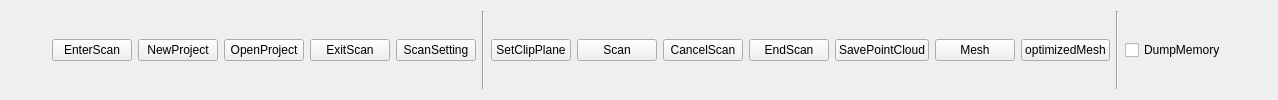
         <widget class="QWidget" name="pageScan">
          <layout class="QHBoxLayout" name="horizontalLayout_11">
           <item>
            <spacer name="horizontalSpacer_16">
             <property name="orientation">
              <enum>Qt::Horizontal</enum>
             </property>
             <property name="sizeHint" stdset="0">
              <size>
               <width>41</width>
               <height>20</height>
              </size>
             </property>
            </spacer>
           </item>
           <item>
            <widget class="QPushButton" name="btnEnterScan">
             <property name="text">
              <string>EnterScan</string>
             </property>
            </widget>
           </item>
           <item>
            <widget class="QPushButton" name="btnNewProject">
             <property name="text">
              <string>NewProject</string>
             </property>
            </widget>
           </item>
           <item>
            <widget class="QPushButton" name="btnOpenProject">
             <property name="text">
              <string>OpenProject</string>
             </property>
            </widget>
           </item>
           <item>
            <widget class="QPushButton" name="pushButton_8">
             <property name="text">
              <string>ExitScan</string>
             </property>
            </widget>
           </item>
           <item>
            <widget class="QPushButton" name="pushButton_9">
             <property name="text">
              <string>ScanSetting</string>
             </property>
            </widget>
           </item>
           <item>
            <widget class="Line" name="line">
             <property name="orientation">
              <enum>Qt::Vertical</enum>
             </property>
            </widget>
           </item>
           <item>
            <widget class="QPushButton" name="pushButton_10">
             <property name="text">
              <string>SetClipPlane</string>
             </property>
            </widget>
           </item>
           <item>
            <widget class="QPushButton" name="btnScan">
             <property name="text">
              <string>Scan</string>
             </property>
            </widget>
           </item>
           <item>
            <widget class="QPushButton" name="btnCancelScan">
             <property name="text">
              <string>CancelScan</string>
             </property>
            </widget>
           </item>
           <item>
            <widget class="QPushButton" name="btnEndScan">
             <property name="text">
              <string>EndScan</string>
             </property>
            </widget>
           </item>
           <item>
            <widget class="QPushButton" name="btnSavePointCloud">
             <property name="text">
              <string>SavePointCloud</string>
             </property>
            </widget>
           </item>
           <item>
            <widget class="QPushButton" name="btnMesh">
             <property name="text">
              <string>Mesh</string>
             </property>
            </widget>
           </item>
           <item>
            <widget class="QPushButton" name="btnOptimizedMesh">
             <property name="text">
              <string>optimizedMesh</string>
             </property>
            </widget>
           </item>
           <item>
            <widget class="Line" name="line_2">
             <property name="orientation">
              <enum>Qt::Vertical</enum>
             </property>
            </widget>
           </item>
           <item>
            <widget class="QCheckBox" name="checkBox_5">
             <property name="text">
              <string>DumpMemory</string>
             </property>
            </widget>
           </item>
           <item>
            <spacer name="horizontalSpacer_17">
             <property name="orientation">
              <enum>Qt::Horizontal</enum>
             </property>
             <property name="sizeHint" stdset="0">
              <size>
               <width>41</width>
               <height>20</height>
              </size>
             </property>
            </spacer>
           </item>
          </layout>
         </widget>
